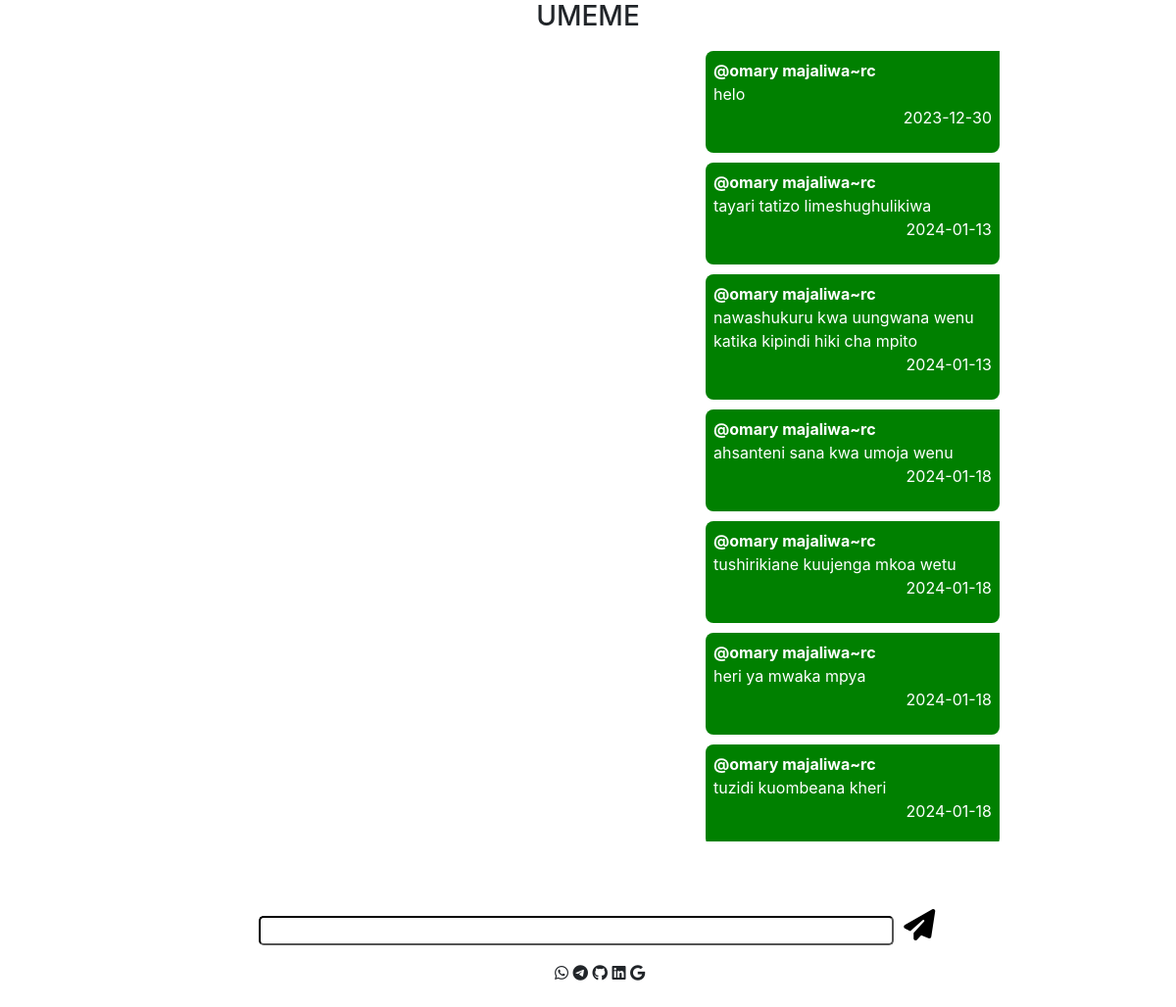
The page /responseview.php?q=53&t=UMEME (signed in) on the database its author committed.
### tables this page shows
CREATE TABLE `response` (
  `response_id` int(10) NOT NULL,
  `concern_id` int(10) DEFAULT NULL,
  `response_date` date DEFAULT current_timestamp(),
  `uid` int(10) DEFAULT NULL,
  `response_title` varchar(100) DEFAULT NULL,
  `response_body` varchar(200) DEFAULT NULL,
  `is_read` tinyint(1) NOT NULL DEFAULT 0
);

CREATE TABLE `user` (
  `uid` int(10) NOT NULL,
  `uname` varchar(64) DEFAULT NULL,
  `region` varchar(64) DEFAULT NULL,
  `district` varchar(64) DEFAULT NULL,
  `constituence` varchar(64) DEFAULT NULL,
  `email` varchar(64) DEFAULT NULL,
  `contact` int(10) DEFAULT NULL,
  `status` varchar(20) DEFAULT NULL,
  `password` varchar(8) DEFAULT NULL,
  `gender` tinytext DEFAULT NULL
);

### responseview.php (the view, shortened to what this page needs)
<?php
    $q = $_GET['q'];
    $t = $_GET['t'];
    $conn = new mysqli('localhost', 'karim', 'Karim@01', 'cfwa');
    $sql = "SELECT * FROM response where concern_id='$q'";
    $result = mysqli_query($conn, $sql);
    if($result){
        echo '<center><h3>'.$t.'</h3></center>';
        echo "<fieldset style='height: 75%; overflow:scroll; border-style: none'>";
        while($row = mysqli_fetch_assoc($result)){
            $rid = $row['response_id'];
            $sql1 = "SELECT * FROM user WHERE `uid`=(SELECT `uid` FROM response WHERE response_id='$rid')";
            $result1=$conn->query($sql1);
            $row1 = mysqli_fetch_assoc($result1);
            echo '<!DOCTYPE html>
<html lang="en">
<head>
    <meta charset="UTF-8">
    <meta name="viewport" content="width=device-width, initial-scale=1.0">
    <title>Document</title>
    <link rel="stylesheet" href="./Bootstrap/css/bootstrap.css">
    <link rel="stylesheet" href="./fontawesome/css/all.css">
    <style>
    body {
            }
    #d1, #d2 {
            height: fit-content;
            border-radius: 8px;
            padding: 8px;
            color: white;
        }
    #d1 {
            position: relative;
            width: 300px;
            background-color: green;
            margin: 10px;
            margin-left: 60%;
            border-top-right-radius: 0px;
            }
        #d2 {
            position: relative;
            width: 300px;
            background-color: blue;
            margin: 10px;
            margin-left: 20%;
            border-top-left-radius: 0px;
        }
    </style>
</head>
<body>';
    if($_SESSION['uid']==$row['uid']){
    echo "<div id='d1'><b>@".$row1['uname']."</b><b>~".$row1['status']."</b><br>".$row['response_body']."<br><p align='right'>".$row['response_date']."</p></div>";
    } else {
        echo "<div id='d2'><b>@".$row1['uname']."</b><b>~".$row1['status']."</b><br>".$row['response_body']."<br><p align='right'>".$row['response_date']."</p></div>";
    }
        }
echo "</fieldset>";
    }
?>
<?php include './postresponse.php'; ?>

### postresponse.php (shortened to what this page needs)
<!DOCTYPE html>
<html lang="en">
<head>
    <link rel="stylesheet" href="./fontawesome/css/all.css">
</head>
<body>
   <div id='rep'>
    <center>
    <form action="respprocess.php" method="POST">
        <input type="text" name="response_body" id="sms">
        <button name='respond' value='respond'><i class="fas fa-paper-plane fa-2x"></i></button>
    </form>
    <i class="fab fa-whatsapp"></i>
    <i class="fab fa-telegram"></i>
    <i class="fab fa-github"></i>
    <i class="fab fa-linkedin"></i>
    <i class="fab fa-google"></i>
    </center>
   </div>
</body>
</html>

### responseview.php (style rules this page uses)
#d1, #d2 { height: fit-content; border-radius: 8px; padding: 8px; color: white; }
#d1 { position: relative; width: 300px; background-color: green; margin: 10px; margin-left: 60%; border-top-right-radius: 0px; }

### postresponse.php (style rules this page uses)
#rep { position:fixed; top:85%; right: 4%; width: 90%; }
#sms { width : 60%; border-radius: 5px; border-color: black; }
button { background-color: white; border-style: none; }

### rows shown on the page
response: uid.uname "omary majaliwa", uid.status "rc", response_body "helo", response_date "2023-12-30"
response: uid.uname "omary majaliwa", uid.status "rc", response_body "tayari tatizo limeshughulikiwa", response_date "2024-01-13"
response: uid.uname "omary majaliwa", uid.status "rc", response_body "nawashukuru kwa uungwana wenu katika kipindi hiki cha mpito", response_date "2024-01-13"
response: uid.uname "omary majaliwa", uid.status "rc", response_body "ahsanteni sana kwa umoja wenu", response_date "2024-01-18"
response: uid.uname "omary majaliwa", uid.status "rc", response_body "tushirikiane kuujenga mkoa wetu", response_date "2024-01-18"
response: uid.uname "omary majaliwa", uid.status "rc", response_body "heri ya mwaka mpya", response_date "2024-01-18"
response: uid.uname "omary majaliwa", uid.status "rc", response_body "tuzidi kuombeana kheri", response_date "2024-01-18"

### other values the page prints
$t "UMEME"
